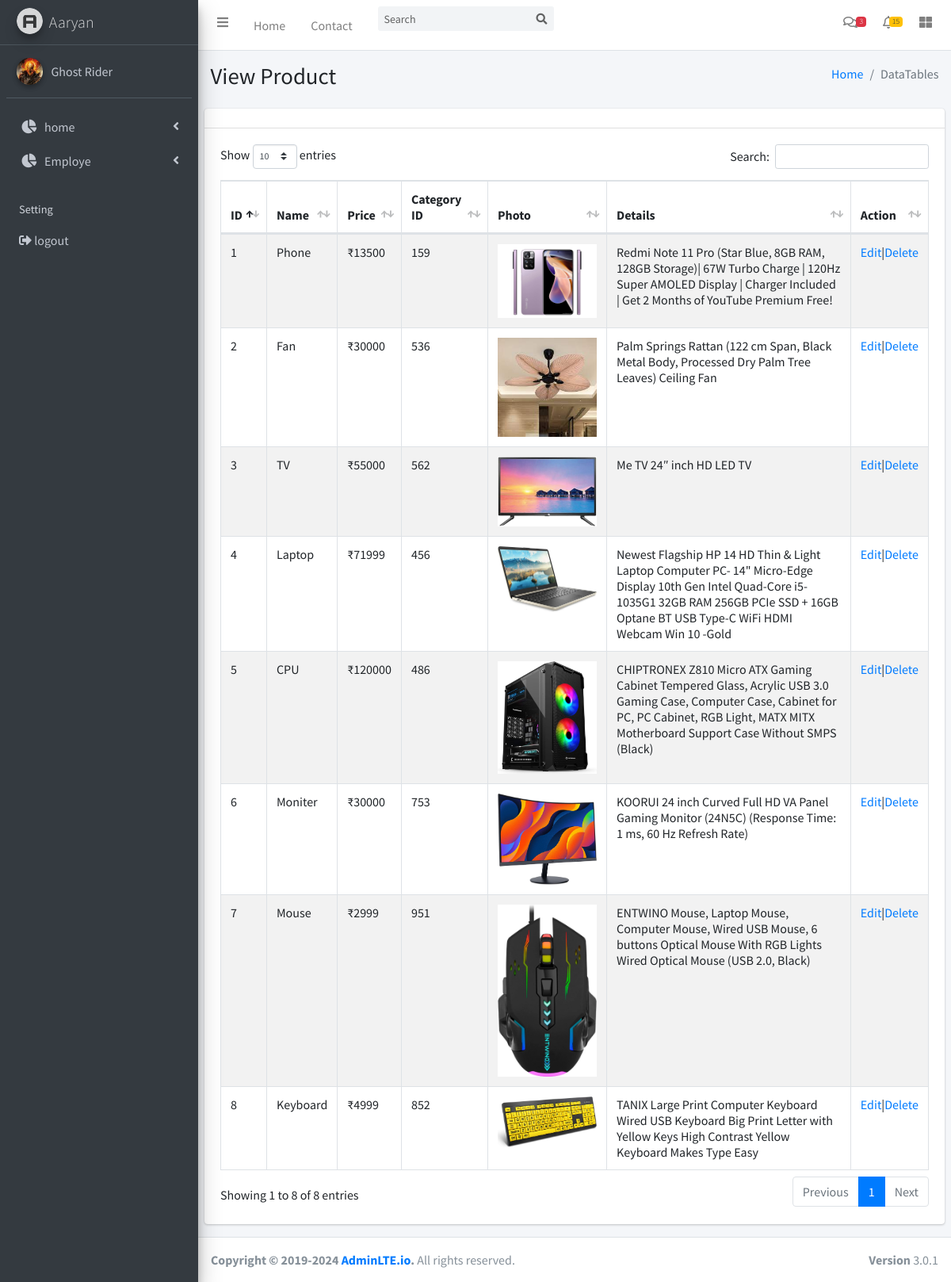
Page /adminLTE-theme/viewproduct.php on the committed database.
### tables this page shows
CREATE TABLE `tbl_product` (
  `product_id` int(11) NOT NULL,
  `product_name` varchar(100) NOT NULL,
  `product_price` varchar(100) NOT NULL,
  `category_id` int(11) NOT NULL,
  `product_image` varchar(100) NOT NULL,
  `product_details` varchar(250) NOT NULL,
  `user_id` int(11) NOT NULL
);

### adminLTE-theme/viewproduct.php (the view, shortened to what this page needs)
<?php
require './at_class1.php';
?>
<!DOCTYPE html>
<html>
<head>
    <link rel="stylesheet" href="plugins/fontawesome-free/css/all.min.css">
    <link rel="stylesheet" href="https://code.ionicframework.com/ionicons/2.0.1/css/ionicons.min.css">
    <link rel="stylesheet" href="plugins/datatables-bs4/css/dataTables.bootstrap4.css">
    <link rel="stylesheet" href="dist/css/adminlte.min.css">
</head>
<body class="hold-transition sidebar-mini">
    <div class="wrapper">
        <?php
        include './topmenu.php';
        ?>
        <?php
        include './sidebar.php'
        ?>
        <div class="content-wrapper">
            <section class="content-header">
                <div class="container-fluid">
                    <div class="row mb-2">
                        <div class="col-sm-6">
                            <h1>View Product</h1>
                        </div>
                        <div class="col-sm-6">
                            <ol class="breadcrumb float-sm-right">
                                <li class="breadcrumb-item"><a href="#">Home</a></li>
                                <li class="breadcrumb-item active">DataTables</li>
                            </ol>
                        </div>
                    </div>
                </div>
            </section>
            <section class="content">
                <div class="row">
                    <div class="col-12">
                        <div class="card">
                            <div class="card-header">
                            </div>
                            <div class="card-body">
                                <table id="example1" class="table table-bordered table-striped">
                                    <thead>
                                        <tr>
                                        <tr>
                                            <th>ID</th>
                                            <th>Name</th>
                                            <th>Price</th>
                                            <th>Category ID</th>
                                            <th>Photo</th>
                                            <th>Details</th>
                                            <th>Action</th>
                                        </tr>
                                    </thead>
                                    <tbody>
                                        <?php
                                        $q = mysqli_query($connection, "select *from tbl_product") or die(mysqli_error($connection));
                                        while ($data = mysqli_fetch_array($q)) {
                                            $cq = mysqli_query($connection, "select * from tbl_product where category_id='{$data['category_id']}'");
                                            echo "<tr>";
                                            echo "<td>{$data['product_id']}</td>";
                                            echo "<td>{$data['product_name']}</td>";
                                            echo "<td>₹{$data['product_price']}</td>";
                                            echo "<td>{$data['category_id']}</td>";
                                            echo "<td><a target='_blank' href='uploads'/{$data['product_image']}'>
                                            <img width='125px' src='uploads/{$data['product_image']}'/></a></td>";
                                            echo "<td>{$data['product_details']}</td>";
                                            echo"<td><a href='edit3.php?eid={$data['product_id']}'>Edit</a>|<a href='viewproduct.php?did={$data['product_id']}'onclick='return confirmDelete()'>Delete</a></td>";
                                            echo "</tr>";
                                        }
                                        ?>
                                    </tbody>
                                </table>
                            </div>
                        </div>
                    </div>
                </div>
            </section>
        </div>
        <footer class="main-footer">
            <div class="float-right d-none d-sm-block">
                <b>Version</b> 3.0.1
            </div>
            <strong>Copyright &copy; 2019-2024 <a href="http://adminlte.io">AdminLTE.io</a>.</strong> All rights
            reserved.
        </footer>
    </div>
</body>
</html>

### rows in the picture
tbl_product: product_id "1", product_name "Phone", product_price "13500", category "159", product_image (picture), product_details "Redmi Note 11 Pro (Star Blue, 8GB RAM, 128GB Storage)| 67W Turbo Charge | 120Hz Super AMOLED Display | Charger Included | Get 2 Months of YouTube Premium Free!"
tbl_product: product_id "2", product_name "Fan", product_price "30000", category "536", product_image (picture), product_details "Palm Springs Rattan (122 cm Span, Black Metal Body, Processed Dry Palm Tree Leaves) Ceiling Fan"
tbl_product: product_id "3", product_name "TV", product_price "55000", category "562", product_image (picture), product_details "Me TV 24″ inch HD LED TV"
tbl_product: product_id "4", product_name "Laptop", product_price "71999", category "456", product_image (picture), product_details "Newest Flagship HP 14 HD Thin & Light Laptop Computer PC- 14\" Micro-Edge Display 10th Gen Intel Quad-Core i5-1035G1 32GB RAM 256GB PCIe SSD + 16GB Optane BT USB Type-C WiFi HDMI Webcam Win 10 -Gold"
tbl_product: product_id "5", product_name "CPU", product_price "120000", category "486", product_image (picture), product_details "CHIPTRONEX Z810 Micro ATX Gaming Cabinet Tempered Glass, Acrylic USB 3.0 Gaming Case, Computer Case, Cabinet for PC, PC Cabinet, RGB Light, MATX MITX Motherboard Support Case Without SMPS (Black)"
tbl_product: product_id "6", product_name "Moniter", product_price "30000", category "753", product_image (picture), product_details "KOORUI 24 inch Curved Full HD VA Panel Gaming Monitor (24N5C) (Response Time: 1 ms, 60 Hz Refresh Rate)"
tbl_product: product_id "7", product_name "Mouse", product_price "2999", category "951", product_image (picture), product_details "ENTWINO Mouse, Laptop Mouse, Computer Mouse, Wired USB Mouse, 6 buttons Optical Mouse With RGB Lights Wired Optical Mouse (USB 2.0, Black)"
tbl_product: product_id "8", product_name "Keyboard", product_price "4999", category "852", product_image (picture), product_details "TANIX Large Print Computer Keyboard Wired USB Keyboard Big Print Letter with Yellow Keys High Contrast Yellow Keyboard Makes Type Easy"
